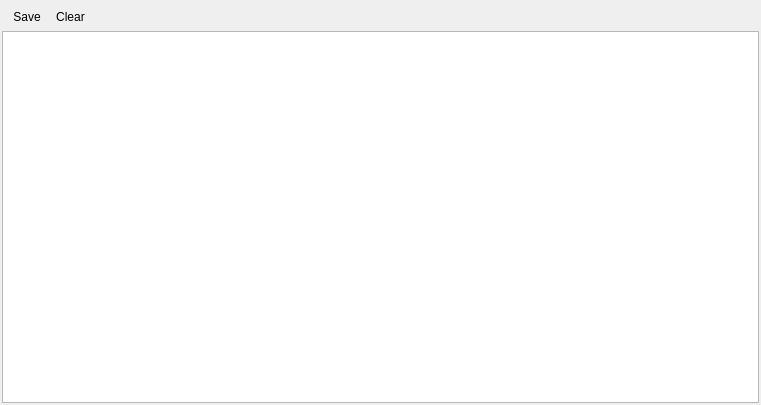
<?xml version="1.0" encoding="UTF-8"?>
<ui version="4.0">
 <class>OutputDockTab</class>
 <widget class="QWidget" name="OutputDockTab">
  <property name="geometry">
   <rect>
    <x>0</x>
    <y>0</y>
    <width>761</width>
    <height>405</height>
   </rect>
  </property>
  <layout class="QVBoxLayout" name="verticalLayout">
   <property name="spacing">
    <number>0</number>
   </property>
   <property name="leftMargin">
    <number>2</number>
   </property>
   <property name="topMargin">
    <number>2</number>
   </property>
   <property name="rightMargin">
    <number>2</number>
   </property>
   <property name="bottomMargin">
    <number>2</number>
   </property>
   <item>
    <widget class="QWidget" name="widget" native="true">
     <layout class="QVBoxLayout" name="verticalLayout_2">
      <property name="spacing">
       <number>0</number>
      </property>
      <property name="leftMargin">
       <number>0</number>
      </property>
      <property name="topMargin">
       <number>0</number>
      </property>
      <property name="rightMargin">
       <number>0</number>
      </property>
      <property name="bottomMargin">
       <number>0</number>
      </property>
      <item>
       <widget class="QToolBar" name="mainToolBar">
        <property name="minimumSize">
         <size>
          <width>0</width>
          <height>0</height>
         </size>
        </property>
        <property name="movable">
         <bool>false</bool>
        </property>
        <property name="toolButtonStyle">
         <enum>Qt::ToolButtonTextBesideIcon</enum>
        </property>
        <addaction name="actionSave"/>
        <addaction name="actionClear"/>
       </widget>
      </item>
      <item>
       <widget class="QPlainTextEdit" name="plainTextEdit">
        <property name="undoRedoEnabled">
         <bool>false</bool>
        </property>
        <property name="lineWrapMode">
         <enum>QPlainTextEdit::NoWrap</enum>
        </property>
        <property name="readOnly">
         <bool>true</bool>
        </property>
        <property name="backgroundVisible">
         <bool>false</bool>
        </property>
       </widget>
      </item>
     </layout>
    </widget>
   </item>
  </layout>
  <action name="actionSave">
   <property name="icon">
    <iconset resource="../../Resources/icons.qrc">
     <normaloff>:/icons/icons/blue_up_save.png</normaloff>:/icons/icons/blue_up_save.png</iconset>
   </property>
   <property name="text">
    <string>Save</string>
   </property>
  </action>
  <action name="actionClear">
   <property name="text">
    <string>Clear</string>
   </property>
  </action>
 </widget>
 <layoutdefault spacing="6" margin="11"/>
 <resources>
  <include location="../../Resources/icons.qrc"/>
 </resources>
 <connections/>
</ui>
